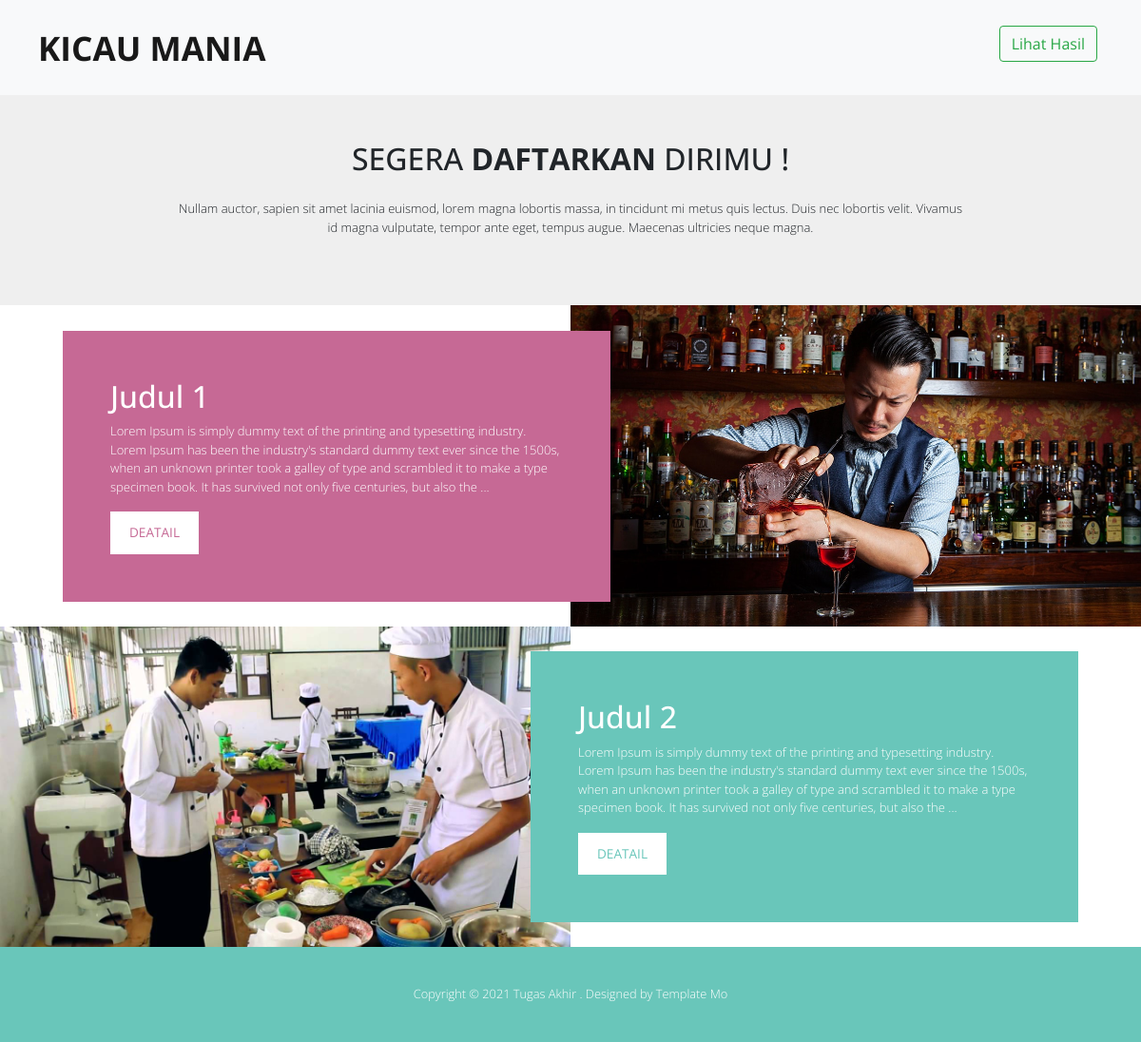
The page / on the database its author committed.
### tables this page shows
CREATE TABLE `post` (
  `id` int(10) NOT NULL,
  `title` varchar(1000) NOT NULL,
  `foto` varchar(255) NOT NULL,
  `deskripsi` text NOT NULL,
  `created_at` timestamp NOT NULL DEFAULT CURRENT_TIMESTAMP
);

### application/controllers/Home.php (called while the page is built, shortened)
<?php
class Home extends CI_Controller {
    function __construct(){
        $this->load->model('Madmin');
    }
    public function index(){
        $post = $this->Madmin->get_post()->result();
        $data = [
            'title' => 'Post',
            'post' => $post
        ];
        $this->load->view('utama', $data);
    }
}

### index.php (called while the page is built, shortened)
<?php
require_once BASEPATH.'core/CodeIgniter.php';

### application/models/Madmin.php (called while the page is built, shortened)
<?php
class Madmin extends CI_Model {
    public function get_post($id=null){
        return $this->db->get('post');
    }
}

### application/views/utama.php (the view, shortened to what this page needs)
<!DOCTYPE html>
<html lang="en">
<head>
	<link rel="stylesheet" href="font-awesome-4.7.0/css/font-awesome.min.css">
	<link rel="stylesheet" href="<?=base_url('assets/utama/css/bootstrap.min.css')?>">
	<link rel="stylesheet" type="text/css" href="<?=base_url('assets/utama/css/datepicker.css')?>" />
	<link rel="stylesheet" type="text/css" href="<?=base_url('assets/utama/slick/slick.css')?>" />
	<link rel="stylesheet" type="text/css" href="<?=base_url('assets/utama/slick/slick-theme.css')?>" />
	<link rel="stylesheet" href="<?=base_url('assets/utama/css/templatemo-style.css')?>">
</head>
<body>
	<div class="tm-main-content" id="top">
		<nav class="navbar navbar-expand-lg navbar-light bg-light" style="height: 100px;">
			<div class="row" style="width: 100%;">
				<div class="col-lg-6">
					<a class="navbar-brand pl-4" href="<?=base_url('/')?>">Kicau Mania</a>
				</div>
				<div class="col-lg-6">
					<a href="<?=base_url('home/hasil')?>" class="float-right"><button class="mt-2 btn btn-outline-success"
							type="button">Lihat Hasil</button><a href="<?=base_url('home/hasil')?>"></a>
				</div>
			</div>
		</nav>
		<div class="tm-page-wrap mx-auto">
			<section class="p-5 tm-container-outer tm-bg-gray">
				<div class="container">
					<div class="row">
						<div class="col-xs-12 mx-auto tm-about-text-wrap text-center">
							<h2 class="text-uppercase mb-4">Segera <strong>Daftarkan</strong> dirimu !</h2>
							<p class="mb-4">Nullam auctor, sapien sit amet lacinia euismod, lorem magna lobortis massa,
								in tincidunt mi metus quis lectus. Duis nec lobortis velit. Vivamus id magna vulputate,
								tempor ante eget, tempus augue. Maecenas ultricies neque magna.</p>
						</div>
					</div>
				</div>
			</section>
			<div class="tm-container-outer" id="tm-section-2">
				<?php
                    $no = 1;
                    foreach($post as $data){
                    $no++;
                ?>
				<section
					class="<?=($no%2!=0 ? 'tm-slideshow-section':'tm-slideshow-section clearfix tm-slideshow-section-reverse')?>">
					<div class="<?=($no%2!=0 ? 'tm-slideshow':'tm-slideshow tm-right tm-slideshow-highlight')?>">
						<img src="<?=base_url('assets/post/'.$data->foto)?>" width="100%" alt="Image">
					</div>
					<div
						class="<?=($no%2!=0 ? 'tm-slideshow-description tm-bg-primary':'tm-slideshow-description tm-slideshow-description-left tm-bg-highlight')?>">
						<h2 class=""><?=$data->title?></h2>
						<p><?=substr($data->deskripsi, 0, 300)?>...</p>
						<a href="<?=base_url('home/detail/'.$data->id)?>"
							class="<?=($no%2!=0 ? 'text-uppercase tm-btn tm-btn-white tm-btn-white-primary':'text-uppercase tm-btn tm-btn-white tm-btn-white-highlight')?>">Deatail</a>
					</div>
				</section>
				<?php } ?>
			</div>
			<footer class="tm-container-outer">
				<p class="mb-0">Copyright © <span class="tm-current-year">2021</span> Tugas Akhir
					. Designed by <a rel="nofollow" href="http://www.google.com/+templatemo" target="_parent">Template
						Mo</a></p>
			</footer>
		</div>
	</div>
</body>
</html>

### assets/utama/css/templatemo-style.css (style rules this page uses)
body { font-family: 'Open Sans', Helvetica, Arial, sans-serif; font-size: 13px; font-weight: 300; background: #e6e6e6; }
a, button { transition: all 0.3s ease; }
p:last-child { margin-bottom: 0; }
.tm-page-wrap { max-width: 1400px; box-shadow: 0 0 3px rgba(0, 0, 0, 0.15); background: white; }
.tm-container-outer { max-width: 1400px; margin: 0 auto; }
.tm-bg-primary { background: #69c6ba; }
.tm-bg-highlight { background: #c66995; }
.navbar-brand { font-size: 2.2rem; text-transform: uppercase; }
.navbar { font-weight: 700; width: 100%; padding-top: 0; padding-bottom: 0; }
.tm-btn { cursor: pointer; display: inline-block; font-size: 0.85rem; font-weight: 400; padding: 12px 20px; }
.tm-btn-white { background: white; }
.tm-btn-white-primary { color: #69c6ba; }
.tm-btn-white-highlight { color: #c66995; }
.tm-bg-gray { background-color: #efefef; }
.tm-about-text-wrap { max-width: 830px; }
.tm-right { display: inline-block; float: right; }
.tm-slideshow-section { display: -webkit-box; display: -webkit-flex; display: -ms-flexbox; display: flex; -webkit-box-align: center; -webkit-align-items: center; -ms-flex-align: center; align-items: center; }
.tm-slideshow-section-reverse { -webkit-box-orient: horizontal; -webkit-box-direction: reverse; -webkit-flex-direction: row-reverse; -ms-flex-direction: row-reverse; flex-direction: row-reverse; }
.tm-slideshow { width: 50%; }
.tm-slideshow-description { padding: 50px; color: white; width: 48%; z-index: 100; margin-left: -42px; }
.tm-slideshow-description-left { margin-left: auto; margin-right: -42px; }
footer { background: #69c6ba; padding-top: 40px; padding-bottom: 40px; text-align: center; font-size: 0.8rem; }
footer a { color: #fff; }
footer p { color: white; }

### rows shown on the page
post: foto (picture), title "Judul 1", deskripsi "Lorem Ipsum is simply dummy text of the printing and typesetting industry. Lorem Ipsum has been the industry's standard dummy text ever since the 1500s, when an unknown printer took a galley of type and scrambled it to make a type specimen book. It has survived not only five centuries, but also the"
post: foto (picture), title "Judul 2", deskripsi "Lorem Ipsum is simply dummy text of the printing and typesetting industry. Lorem Ipsum has been the industry's standard dummy text ever since the 1500s, when an unknown printer took a galley of type and scrambled it to make a type specimen book. It has survived not only five centuries, but also the"
